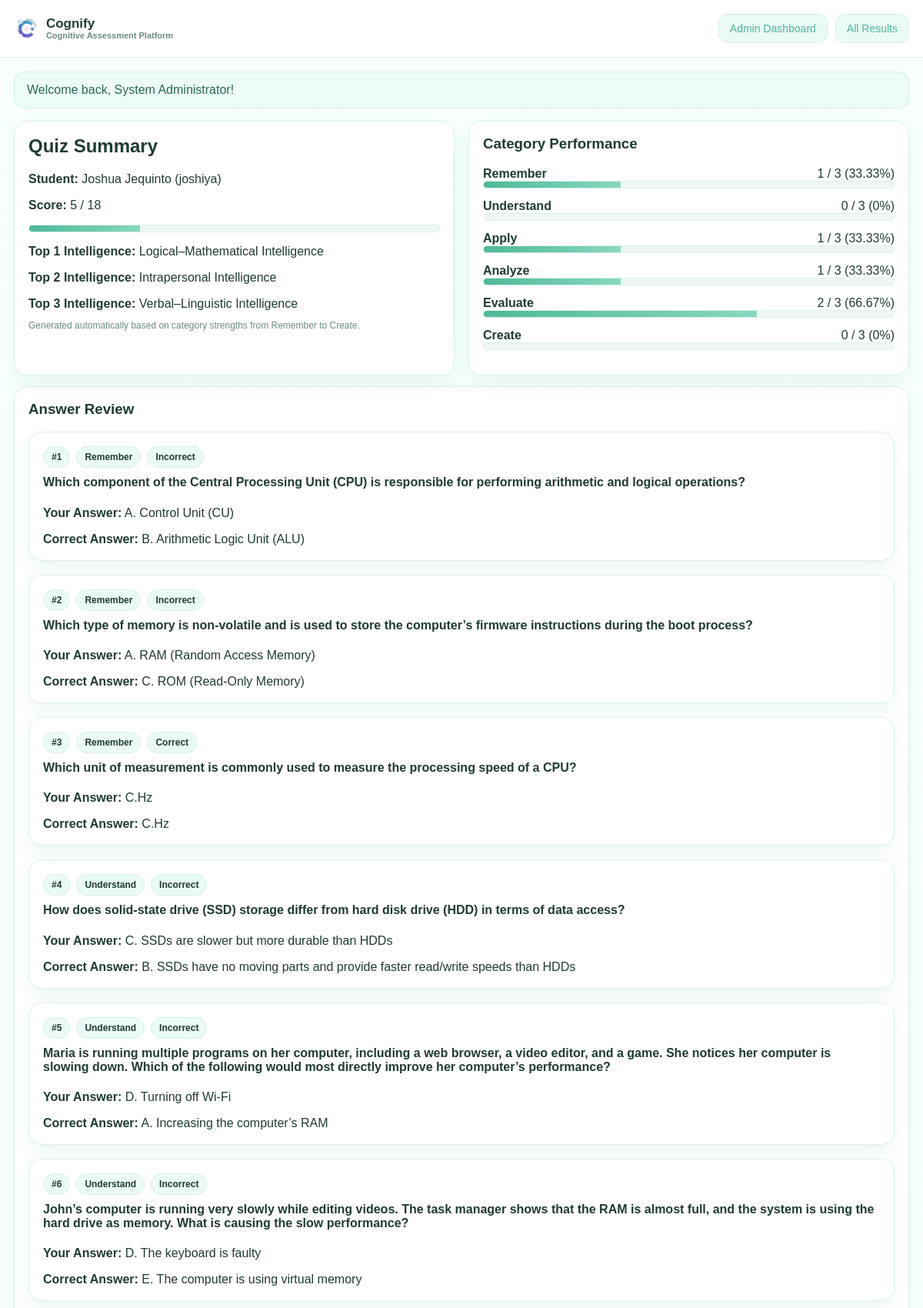
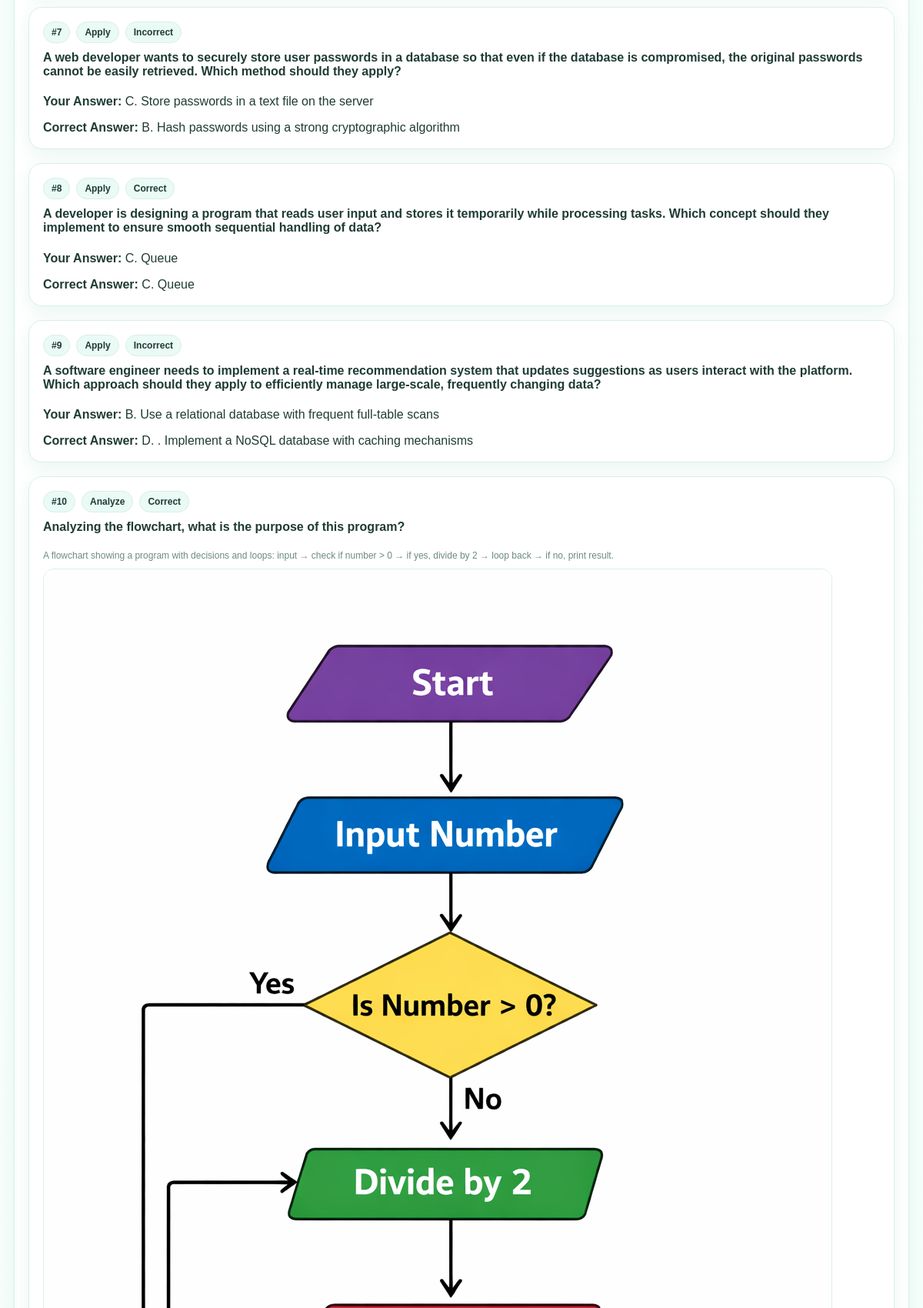
The page /student/result.php?quiz_id=14&admin_view=1 (signed in, upper part) on the database its author committed (2 pictures, top to bottom).
### tables this page shows
CREATE TABLE `quizzes` (
  `quiz_id` int(11) NOT NULL,
  `student_id` int(11) NOT NULL,
  `total_questions` int(11) NOT NULL DEFAULT 0,
  `score` int(11) NOT NULL DEFAULT 0,
  `top1_intelligence` varchar(255) NOT NULL,
  `top2_intelligence` varchar(255) NOT NULL,
  `top3_intelligence` varchar(255) NOT NULL,
  `taken_at` datetime DEFAULT NULL
);

CREATE TABLE `students` (
  `student_id` int(11) NOT NULL,
  `student_no` varchar(100) NOT NULL,
  `full_name` varchar(150) NOT NULL,
  `email` varchar(150) DEFAULT '',
  `password_hash` varchar(255) NOT NULL,
  `created_at` datetime DEFAULT NULL
);

CREATE TABLE `quiz_answers` (
  `answer_id` int(11) NOT NULL,
  `quiz_id` int(11) NOT NULL,
  `question_id` int(11) NOT NULL,
  `selected_choice_id` int(11) NOT NULL DEFAULT 0,
  `correct_choice_id` int(11) NOT NULL DEFAULT 0,
  `is_correct` tinyint(1) NOT NULL DEFAULT 0
);

CREATE TABLE `categories` (
  `category_id` int(11) NOT NULL,
  `name` varchar(50) NOT NULL
);

CREATE TABLE `questions` (
  `question_id` int(11) NOT NULL,
  `category_id` int(11) NOT NULL,
  `question_text` text NOT NULL,
  `question_image` varchar(255) DEFAULT '',
  `image_label` varchar(255) DEFAULT '',
  `created_at` datetime DEFAULT NULL
);

CREATE TABLE `question_choices` (
  `choice_id` int(11) NOT NULL,
  `question_id` int(11) NOT NULL,
  `choice_text` text NOT NULL,
  `is_correct` tinyint(1) NOT NULL DEFAULT 0,
  `sort_order` int(11) NOT NULL DEFAULT 1
);

### student/result.php (the view, shortened to what this page needs)
<?php
require_once '../config.php';
$is_admin_view = isset($_GET['admin_view']) ? 1 : 0;
$quiz_id = isset($_GET['quiz_id']) ? intval($_GET['quiz_id']) : 0;
$filter = $is_admin_view ? "" : " AND qz.student_id = " . intval($_SESSION['student_id']);
$sql = "SELECT qz.*, s.full_name, s.student_no
        FROM quizzes qz
        INNER JOIN students s ON s.student_id = qz.student_id
        WHERE qz.quiz_id = $quiz_id $filter
        LIMIT 1";
$res = mysqli_query($con, $sql);
$quiz = mysqli_fetch_assoc($res);
$details_sql = "SELECT qa.*, q.question_text, q.question_image, q.image_label,
                cat.name AS category_name, sc.choice_text AS selected_text, cc.choice_text AS correct_text
                FROM quiz_answers qa
                INNER JOIN questions q ON q.question_id = qa.question_id
                INNER JOIN categories cat ON cat.category_id = q.category_id
                LEFT JOIN question_choices sc ON sc.choice_id = qa.selected_choice_id
                LEFT JOIN question_choices cc ON cc.choice_id = qa.correct_choice_id
                WHERE qa.quiz_id = $quiz_id
                ORDER BY " . question_category_order_case() . " ASC, q.question_id ASC";
$details = mysqli_query($con, $details_sql);
$category_scores = array();
$detail_rows = array();
while ($row = mysqli_fetch_assoc($details)) {
    $detail_rows[] = $row;
    if (!isset($category_scores[$row['category_name']])) {
        $category_scores[$row['category_name']] = array('correct' => 0, 'total' => 0);
    }
    $category_scores[$row['category_name']]['total']++;
    if (intval($row['is_correct']) === 1) {
        $category_scores[$row['category_name']]['correct']++;
    }
}
include '../inc/header.php';
?>
<div class="grid grid-2">
    <div class="card">
        <h2 class="mt-0">Quiz Summary</h2>
        <p><strong>Student:</strong> <?php echo esc($quiz['full_name']); ?> (<?php echo esc($quiz['student_no']); ?>)</p>
        <p><strong>Score:</strong> <?php echo intval($quiz['score']); ?> / <?php echo intval($quiz['total_questions']); ?></p>
        <div class="progress mb-2">
            <span style="width:<?php echo intval(($quiz['score'] / max(1, $quiz['total_questions'])) * 100); ?>%"></span>
        </div>
        <p class="mb-1"><strong>Top 1 Intelligence:</strong> <?php echo esc($quiz['top1_intelligence']); ?></p>
        <p class="mb-1"><strong>Top 2 Intelligence:</strong> <?php echo esc($quiz['top2_intelligence']); ?></p>
        <p class="mb-1"><strong>Top 3 Intelligence:</strong> <?php echo esc($quiz['top3_intelligence']); ?></p>
        <p class="small muted">Generated automatically based on category strengths from Remember to Create.</p>
    </div>
    <div class="card">
        <h3 class="mt-0">Category Performance</h3>
        <?php foreach ($category_scores as $category_name => $data) {
            $percent = ($data['total'] > 0) ? round(($data['correct'] / $data['total']) * 100, 2) : 0;
        ?>
            <div class="mb-2">
                <div class="flex-between">
                    <strong><?php echo esc($category_name); ?></strong>
                    <span><?php echo intval($data['correct']); ?> / <?php echo intval($data['total']); ?> (<?php echo $percent; ?>%)</span>
                </div>
                <div class="progress"><span style="width:<?php echo $percent; ?>%"></span></div>
            </div>
        <?php } ?>
    </div>
</div>
<div class="card mt-2">
    <h3 class="mt-0">Answer Review</h3>
    <?php foreach ($detail_rows as $index => $row) { ?>
        <div class="card question-card">
            <div class="question-meta">
                <span class="badge">#<?php echo $index + 1; ?></span>
                <span class="badge"><?php echo esc($row['category_name']); ?></span>
                <span class="badge"><?php echo intval($row['is_correct']) === 1 ? 'Correct' : 'Incorrect'; ?></span>
            </div>
            <h4 class="mt-0"><?php echo esc($row['question_text']); ?></h4>
            <?php if ($row['question_image'] != '') { ?>
                <div class="small muted"><?php echo esc($row['image_label']); ?></div>
                <img class="question-image" src="../<?php echo esc($row['question_image']); ?>" alt="">
            <?php } ?>
            <p class="mb-1"><strong>Your Answer:</strong> <?php echo esc($row['selected_text']); ?></p>
            <p class="mb-0"><strong>Correct Answer:</strong> <?php echo esc($row['correct_text']); ?></p>
        </div>
    <?php } ?>
</div>
<?php include '../inc/footer.php'; ?>

### assets/css/style.css (style rules this page uses)
:root { --mint:#88d8c0; --mint-dark:#4fb89a; --mint-soft:#eafaf5; --bg:#f7fffc; --card:#ffffff; --text:#1f3b35; --muted:#6b8b84; --border:#d9efe8; --danger:#d85c6a; --warning:#f1b24a; --shadow:0 8px 22px rgba(79,184,154,.12); --radius:18px; }
* { box-sizing:border-box }
html,body { margin:0;padding:0;font-family:Arial,Helvetica,sans-serif;background:linear-gradient(180deg,#f9fffd 0%,#effbf7 100%);color:var(--text) }
.grid { display:grid;gap:18px }
.grid-2 { grid-template-columns:repeat(2, minmax(0,1fr)) }
.card { background:var(--card);border:1px solid var(--border);border-radius:var(--radius);padding:18px;box-shadow:var(--shadow) }
.card h1,.card h2,.card h3,.card h4 { margin-top:0 }
.muted { color:var(--muted) }
.badge { display:inline-block;padding:6px 10px;border-radius:999px;background:var(--mint-soft);border:1px solid var(--border);font-size:12px;font-weight:bold }
.question-card { margin-bottom:18px }
.question-meta { display:flex;flex-wrap:wrap;gap:8px;margin-bottom:10px }
.question-image { max-width:100%;border-radius:14px;border:1px solid var(--border);margin:10px 0 }
.flex-between { display:flex;justify-content:space-between;align-items:center;gap:10px }
.progress { height:10px;background:#eef7f4;border-radius:999px;overflow:hidden;border:1px solid var(--border) }
.progress > span { display:block;height:100%;background:linear-gradient(90deg,var(--mint-dark),var(--mint)); }
.small { font-size:12px }
.mt-0 { margin-top:0 }
.mb-0 { margin-bottom:0 }
.mb-1 { margin-bottom:8px }
.mb-2 { margin-bottom:14px }
.mt-2 { margin-top:14px }

### rows shown on the page
quizzes: student.full_name "Joshua Jequinto", student.student_no "joshiya", score "5", total_questions "18", top1_intelligence "Logical–Mathematical Intelligence", top2_intelligence "Intrapersonal Intelligence", top3_intelligence "Verbal–Linguistic Intelligence"
quiz_answers: categories.name "Remember", is_correct "Incorrect", question.question_text "Which component of the Central Processing Unit (CPU) is responsible for performing arithmetic and logical operations?", question_choices.choice_text "A. Control Unit (CU)", question_choices.choice_text "B. Arithmetic Logic Unit (ALU)"
quiz_answers: categories.name "Remember", is_correct "Incorrect", question.question_text "Which type of memory is non-volatile and is used to store the computer’s firmware instructions during the boot process?", question_choices.choice_text "A. RAM (Random Access Memory)", question_choices.choice_text "C. ROM (Read-Only Memory)"
quiz_answers: categories.name "Remember", is_correct "Correct", question.question_text "Which unit of measurement is commonly used to measure the processing speed of a CPU?", question_choices.choice_text "C.Hz"
quiz_answers: categories.name "Understand", is_correct "Incorrect", question.question_text "How does solid-state drive (SSD) storage differ from hard disk drive (HDD) in terms of data access?", question_choices.choice_text "C. SSDs are slower but more durable than HDDs", question_choices.choice_text "B. SSDs have no moving parts and provide faster read/write speeds than HDDs"
quiz_answers: categories.name "Understand", is_correct "Incorrect", question.question_text "Maria is running multiple programs on her computer, including a web browser, a video editor, and a game. She notices her computer is slowing down. Which of the following would most directly improve her computer’s performance?", question_choices.choice_text "D. Turning off Wi-Fi", question_choices.choice_text "A. Increasing the computer’s RAM"
quiz_answers: categories.name "Understand", is_correct "Incorrect", question.question_text "John’s computer is running very slowly while editing videos. The task manager shows that the RAM is almost full, and the system is using the hard drive as memory. What is causing the slow performance?", question_choices.choice_text "D. The keyboard is faulty", question_choices.choice_text "E. The computer is using virtual memory"
quiz_answers: categories.name "Apply", is_correct "Incorrect", question.question_text "A web developer wants to securely store user passwords in a database so that even if the database is compromised, the original passwords cannot be easily retrieved. Which method should they apply?", question_choices.choice_text "C. Store passwords in a text file on the server", question_choices.choice_text "B. Hash passwords using a strong cryptographic algorithm"
quiz_answers: categories.name "Apply", is_correct "Correct", question.question_text "A developer is designing a program that reads user input and stores it temporarily while processing tasks. Which concept should they implement to ensure smooth sequential handling of data?", question_choices.choice_text "C. Queue"
quiz_answers: categories.name "Apply", is_correct "Incorrect", question.question_text "A software engineer needs to implement a real-time recommendation system that updates suggestions as users interact with the platform. Which approach should they apply to efficiently manage large-scale, frequently changing data?", question_choices.choice_text "B. Use a relational database with frequent full-table scans", question_choices.choice_text "D. . Implement a NoSQL database with caching mechanisms"
quiz_answers: categories.name "Analyze", is_correct "Correct", question.question_text "Analyzing the flowchart, what is the purpose of this program?", question.image_label "A flowchart showing a program with decisions and loops: input → check if number > 0 → if yes, divide by 2 → loop back → if no, print result.", question.question_image (picture)

### other values the page prints
$link['label'] "Admin Dashboard"
$link['label'] "All Results"
$flash['message'] "Welcome back, System Administrator!"
$category_name "Remember"
$data['correct'] "1"
$data['total'] "3"
$percent "33.33"
$category_name "Understand"
$data['correct'] "0"
$percent "0"
$category_name "Apply"
$category_name "Analyze"
$category_name "Evaluate"
$data['correct'] "2"
$percent "66.67"
